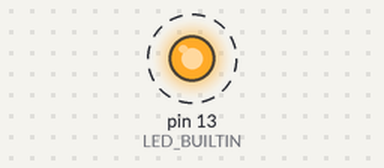
The sketch below on a simulated Arduino Uno, built with avr-gcc and run on an emulated ATmega328P. On the bench: output pins drawn as LEDs (lit = HIGH). Dashed ring = blinking. What the sketch prints to the serial monitor is not drawn.

Above: at 0.2 s.
Timing chart, 0 to 3.0 s (numbered marks = the images above):
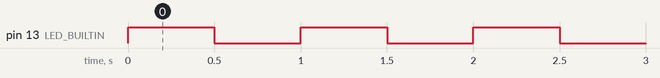

Measured:
- by itself, pin 13 (LED_BUILTIN): alternates HIGH for 0.50 s and LOW for 0.50 s

The sketch:

BlinkWipe.ino
```cpp
void setup() {
  Serial.begin(115200);
  pinMode(LED_BUILTIN, OUTPUT);
  Serial.println("BlinkWipe alive");
}

void loop() {
  Serial.println("tick");
  digitalWrite(LED_BUILTIN, HIGH);
  delay(500);
  digitalWrite(LED_BUILTIN, LOW);
  delay(500);
}
```
